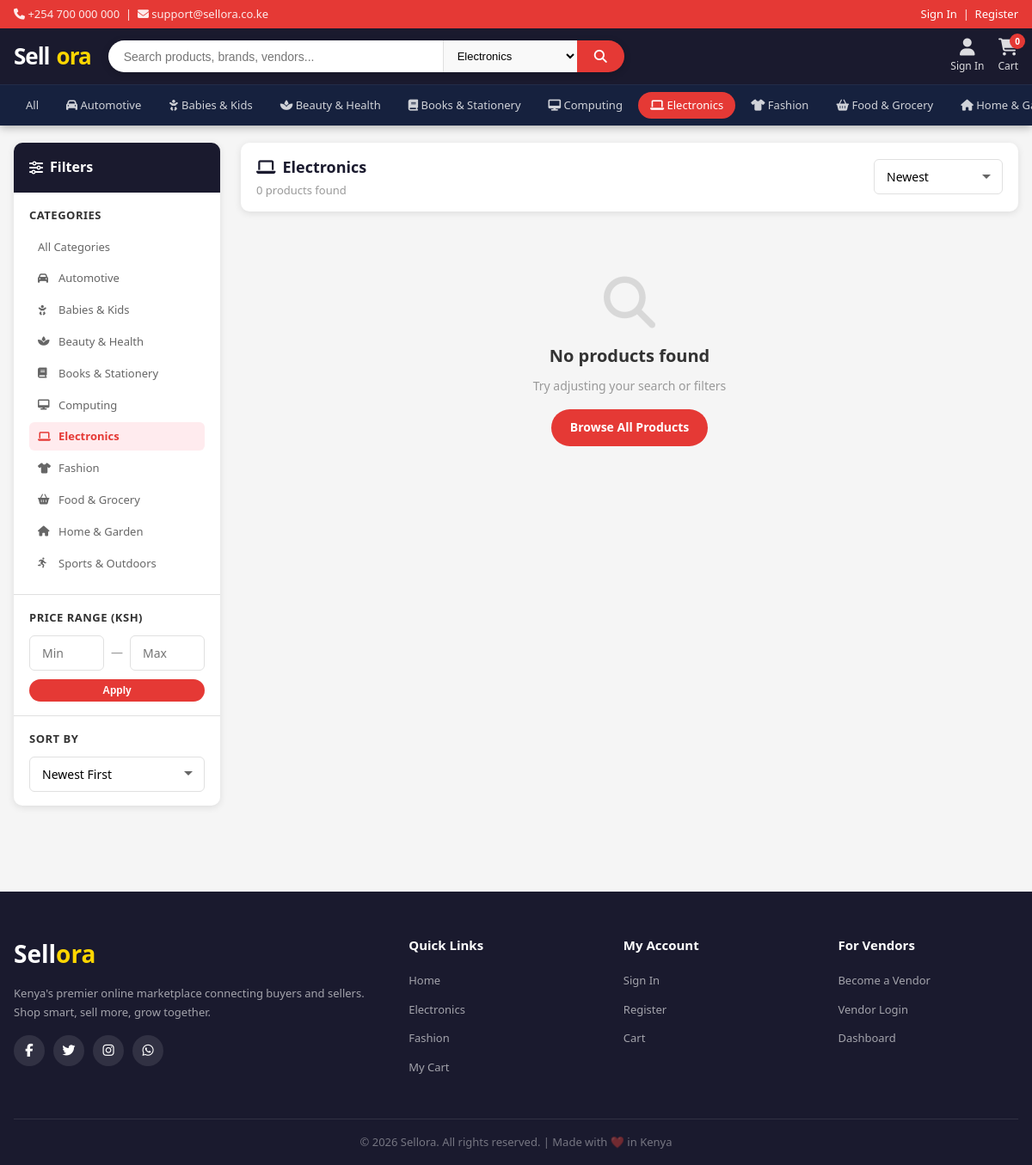
/client/home.php?category=electronics, run on an earlier commit of the app's database.
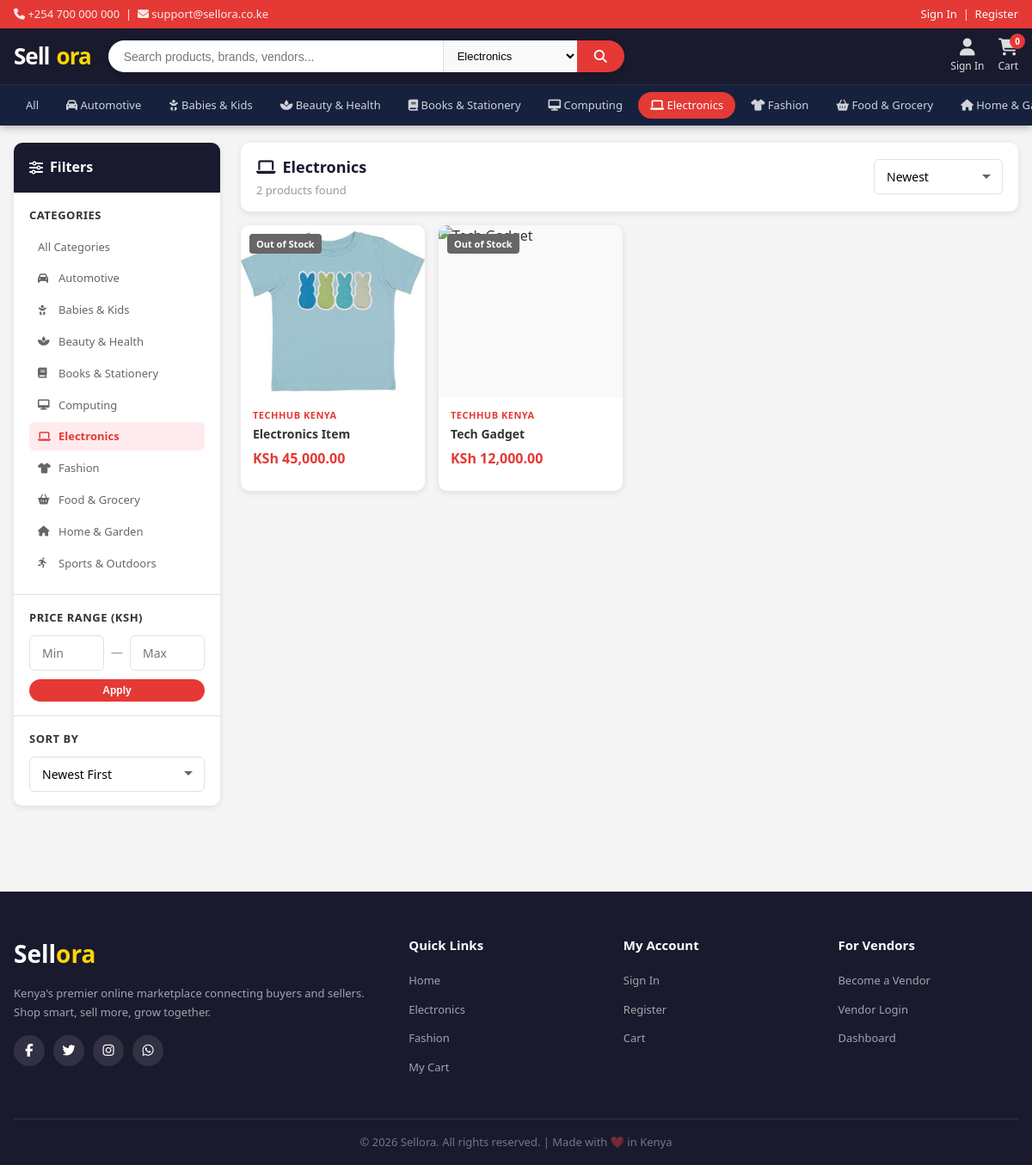
And on a later commit of the database.
### tables this page shows
CREATE TABLE categories (
    id INT AUTO_INCREMENT PRIMARY KEY,
    name VARCHAR(100) NOT NULL,
    slug VARCHAR(100) NOT NULL UNIQUE,
    icon VARCHAR(100),
    image VARCHAR(255),
    description TEXT,
    is_active TINYINT(1) DEFAULT 1,
    created_at TIMESTAMP DEFAULT CURRENT_TIMESTAMP
);

CREATE TABLE products (
    id INT AUTO_INCREMENT PRIMARY KEY,
    vendor_id INT NOT NULL,
    category_id INT NOT NULL,
    name VARCHAR(255) NOT NULL,
    slug VARCHAR(255) NOT NULL,
    description TEXT,
    price DECIMAL(10, 2) NOT NULL,
    discount_price DECIMAL(10, 2) DEFAULT NULL,
    stock INT DEFAULT 0,
    main_image VARCHAR(255) NOT NULL,
    images TEXT COMMENT 'JSON array of additional images',
    brand VARCHAR(100),
    sku VARCHAR(100),
    is_active TINYINT(1) DEFAULT 1,
    is_featured TINYINT(1) DEFAULT 0,
    views INT DEFAULT 0,
    created_at TIMESTAMP DEFAULT CURRENT_TIMESTAMP,
    updated_at TIMESTAMP DEFAULT CURRENT_TIMESTAMP ON UPDATE CURRENT_TIMESTAMP,
    FOREIGN KEY (vendor_id) REFERENCES vendors(id) ON DELETE CASCADE,
    FOREIGN KEY (category_id) REFERENCES categories(id) ON DELETE CASCADE
);

CREATE TABLE IF NOT EXISTS vendors (
    id INT AUTO_INCREMENT PRIMARY KEY,
    company_name VARCHAR(200) NOT NULL,
    email VARCHAR(150) NOT NULL UNIQUE,
    password VARCHAR(255) NOT NULL,
    phone VARCHAR(20),
    description TEXT,
    logo VARCHAR(255) DEFAULT 'default_vendor.png',
    address TEXT,
    is_active TINYINT(1) DEFAULT 1,
    is_verified TINYINT(1) DEFAULT 0,
    created_at TIMESTAMP DEFAULT CURRENT_TIMESTAMP,
    updated_at TIMESTAMP DEFAULT CURRENT_TIMESTAMP ON UPDATE CURRENT_TIMESTAMP
);

### config/config.php (called while the page is built, shortened)
<?php
function formatPrice($price) {
    return 'KSh ' . number_format($price, 2);
}
function sanitize($input) {
    return htmlspecialchars(strip_tags(trim($input)));
}
function isLoggedIn() {
    return isset($_SESSION['user_id']);
}
function getCartCount($conn) {
    if (isLoggedIn()) {
        $user_id = $_SESSION['user_id'];
        $stmt = $conn->prepare("SELECT SUM(quantity) as total FROM cart WHERE user_id = ?");
        $stmt->bind_param("i", $user_id);
    } else {
        $session_id = session_id();
        $stmt = $conn->prepare("SELECT SUM(quantity) as total FROM cart WHERE session_id = ?");
        $stmt->bind_param("s", $session_id);
    }
    $stmt->execute();
    $result = $stmt->get_result()->fetch_assoc();
    return $result['total'] ?? 0;
}
function getCategories($conn) {
    $result = $conn->query("SELECT * FROM categories WHERE is_active = 1 ORDER BY name ASC");
    return $result->fetch_all(MYSQLI_ASSOC);
}
?>

### client/home.php (the view, shortened to what this page needs)
<?php
require_once __DIR__ . '/../config/config.php';
$conn = getDBConnection();
$category = sanitize($_GET['category'] ?? '');
$search_query = sanitize($_GET['q'] ?? '');
$sort = sanitize($_GET['sort'] ?? 'newest');
$min_price = (float)($_GET['min_price'] ?? 0);
$max_price = (float)($_GET['max_price'] ?? 0);
$page = max(1, (int)($_GET['page'] ?? 1));
$per_page = 20;
$offset = ($page - 1) * $per_page;
$where = "WHERE p.is_active = 1";
$params = [];
$types = "";
if (!empty($category)) {
    $where .= " AND c.slug = ?";
    $params[] = $category;
    $types .= "s";
}
$order = match($sort) {
    'price_asc' => 'p.price ASC',
    'price_desc' => 'p.price DESC',
    'popular' => 'p.views DESC',
    default => 'p.created_at DESC'
};
$count_sql = "SELECT COUNT(*) as total FROM products p LEFT JOIN categories c ON p.category_id = c.id LEFT JOIN vendors v ON p.vendor_id = v.id $where";
$stmt = $conn->prepare($count_sql);
if (!empty($params)) $stmt->bind_param($types, ...$params);
$stmt->execute();
$total_products = $stmt->get_result()->fetch_assoc()['total'];
$sql = "SELECT p.id, p.name, p.price, p.discount_price, p.main_image, p.stock, p.views,
               c.name as category_name, c.slug as category_slug, v.company_name
        FROM products p
        LEFT JOIN categories c ON p.category_id = c.id
        LEFT JOIN vendors v ON p.vendor_id = v.id
        $where ORDER BY $order LIMIT ? OFFSET ?";
$params[] = $per_page;
$params[] = $offset;
$types .= "ii";
$stmt = $conn->prepare($sql);
if (!empty($params)) $stmt->bind_param($types, ...$params);
$stmt->execute();
$products = $stmt->get_result()->fetch_all(MYSQLI_ASSOC);
$categories = getCategories($conn);
$active_category = null;
if (!empty($category)) {
    $stmt = $conn->prepare("SELECT * FROM categories WHERE slug = ?");
    $stmt->bind_param("s", $category);
    $stmt->execute();
    $active_category = $stmt->get_result()->fetch_assoc();
}
?>
<!DOCTYPE html>
<html lang="en">
<head>
    <link rel="stylesheet" href="css/style.css">
    <link rel="stylesheet" href="css/home.css">
    <link rel="stylesheet" href="https://cdnjs.cloudflare.com/ajax/libs/font-awesome/6.5.0/css/all.min.css">
</head>
<body>
<?php include '../includes/navbar.php'; ?>
<main class="main-content">
<div class="container">
    <div class="products-layout">
        <aside class="filter-sidebar">
            <div class="filter-card">
                <h3 class="filter-title"><i class="fas fa-sliders-h"></i> Filters</h3>
                <div class="filter-section">
                    <h4>Categories</h4>
                    <ul class="filter-list">
                        <li>
                            <a href="home.php<?= !empty($search_query) ? '?q=' . urlencode($search_query) : '' ?>" class="<?= empty($category) ? 'active' : '' ?>">
                                All Categories
                            </a>
                        </li>
                        <?php foreach ($categories as $cat): ?>
                        <li>
                            <a href="home.php?category=<?= $cat['slug'] ?><?= !empty($search_query) ? '&q=' . urlencode($search_query) : '' ?>"
                               class="<?= $category === $cat['slug'] ? 'active' : '' ?>">
                                <i class="<?= $cat['icon'] ?>"></i> <?= htmlspecialchars($cat['name']) ?>
                            </a>
                        </li>
                        <?php endforeach; ?>
                    </ul>
                </div>
                <div class="filter-section">
                    <h4>Price Range (KSh)</h4>
                    <div class="price-range">
                        <input type="number" id="minPrice" placeholder="Min" value="<?= $min_price > 0 ? $min_price : '' ?>" class="form-control">
                        <span>—</span>
                        <input type="number" id="maxPrice" placeholder="Max" value="<?= $max_price > 0 ? $max_price : '' ?>" class="form-control">
                    </div>
                    <button class="btn btn-primary btn-sm btn-block" onclick="applyPriceFilter()" style="margin-top:10px;">Apply</button>
                </div>
                <div class="filter-section">
                    <h4>Sort By</h4>
                    <select class="form-control form-select" onchange="applySortFilter(this.value)">
                        <option value="newest" <?= $sort === 'newest' ? 'selected' : '' ?>>Newest First</option>
                    </select>
                </div>
            </div>
        </aside>
        <div class="products-main">
            <div class="results-header">
                <div class="results-info">
                    <?php if (!empty($search_query)): ?>
                        <h2>Results for "<strong><?= htmlspecialchars($search_query) ?></strong>"</h2>
                    <?php elseif ($active_category): ?>
                        <h2><i class="<?= $active_category['icon'] ?>"></i> <?= htmlspecialchars($active_category['name']) ?></h2>
                    <?php else: ?>
                        <h2>All Products</h2>
                    <?php endif; ?>
                    <span><?= number_format($total_products) ?> products found</span>
                </div>
                <div class="results-sort-mobile">
                    <select class="form-control form-select" onchange="applySortFilter(this.value)">
                        <option value="newest" <?= $sort === 'newest' ? 'selected' : '' ?>>Newest</option>
                    </select>
                </div>
            </div>
            <?php if (empty($products)): ?>
                <div class="empty-state">
                    <i class="fas fa-search"></i>
                    <h3>No products found</h3>
                    <p>Try adjusting your search or filters</p>
                    <a href="home.php" class="btn btn-primary" style="margin-top:16px;">Browse All Products</a>
                </div>
            <?php else: ?>
                <div class="products-grid">
                    <?php foreach ($products as $product): ?>
                    <?php
                        $effective_price = $product['discount_price'] ?? $product['price'];
                    ?>
                    <div class="product-card" onclick="window.location='product.php?id=<?= $product['id'] ?>'">
                        <div class="product-card-img">
                           <img src="<?php echo UPLOAD_URL . $product['main_image']; ?>"
                                alt="<?php echo htmlspecialchars($product['name']); ?>"
                                class="product-img">
                            <?php if ($product['stock'] <= 0): ?>
                                <span class="product-badge" style="background:#666;">Out of Stock</span>
                            <?php endif; ?>
                        </div>
                        <div class="product-card-body">
                            <div class="product-vendor"><?= htmlspecialchars($product['company_name']) ?></div>
                            <div class="product-name"><?= htmlspecialchars($product['name']) ?></div>
                            <div class="product-price">
                                <span class="price-current"><?= formatPrice($effective_price) ?></span>
                            </div>
                        </div>
                    </div>
                    <?php endforeach; ?>
                </div>
            <?php endif; ?>
        </div>
    </div>
</div>
</main>
<?php include '../includes/footer.php'; ?>
</body>
</html>

### includes/navbar.php (shortened to what this page needs)
<?php
$conn = getDBConnection();
$categories = getCategories($conn);
$cart_count = getCartCount($conn);
$current_category = $_GET['category'] ?? '';
?>
<nav class="navbar">
  <div class="navbar-top">
    <div class="container">
      <span><i class="fas fa-phone"></i> +254 700 000 000 &nbsp;|&nbsp; <i class="fas fa-envelope"></i> support@sellora.co.ke</span>
      <span>
        <?php if (isLoggedIn()): ?>
          Welcome, <?= htmlspecialchars($_SESSION['user_name']) ?>! &nbsp;|&nbsp;
          <a href="../api/user_auth.php?action=logout" style="color:#fff;">Logout</a>
        <?php else: ?>
          <a href="login.php" style="color:#fff;">Sign In</a> &nbsp;|&nbsp;
          <a href="register.php" style="color:#fff;">Register</a>
        <?php endif; ?>
      </span>
    </div>
  </div>
  <div class="navbar-main">
    <div class="container">
      <a href="../index.php" class="navbar-brand">Sell<span>ora</span></a>
      <div class="navbar-search">
        <input type="text" id="searchInput" placeholder="Search products, brands, vendors..." value="<?= htmlspecialchars($_GET['q'] ?? '') ?>">
        <select id="searchCategory">
          <?php foreach ($categories as $cat): ?>
          <option value="<?= $cat['slug'] ?>" <?= $current_category === $cat['slug'] ? 'selected' : '' ?>>
            <?= htmlspecialchars($cat['name']) ?>
          </option>
          <?php endforeach; ?>
        </select>
        <button onclick="performSearch()"><i class="fas fa-search"></i></button>
      </div>
      <div class="navbar-actions">
        <?php if (isLoggedIn()): ?>
        <a href="account.php" class="nav-action-btn">
          <i class="fas fa-user"></i>
          <span>Account</span>
        </a>
        <?php else: ?>
        <a href="login.php" class="nav-action-btn">
          <i class="fas fa-user"></i>
          <span>Sign In</span>
        </a>
        <?php endif; ?>
        <a href="cart.php" class="nav-action-btn">
          <i class="fas fa-shopping-cart"></i>
          <span>Cart</span>
          <span class="cart-badge" id="cartBadge"><?= $cart_count ?></span>
        </a>
      </div>
    </div>
  </div>
  <div class="navbar-bottom">
    <div class="container">
      <a href="home.php" class="nav-cat-link <?= empty($current_category) ? 'active' : '' ?>">All</a>
      <?php foreach ($categories as $cat): ?>
      <a href="home.php?category=<?= $cat['slug'] ?>" class="nav-cat-link <?= $current_category === $cat['slug'] ? 'active' : '' ?>">
        <i class="<?= $cat['icon'] ?>"></i> <?= htmlspecialchars($cat['name']) ?>
      </a>
      <?php endforeach; ?>
    </div>
  </div>
</nav>

### includes/footer.php
<footer class="footer">
  <div class="container">
    <div class="footer-grid">
      <div>
        <div class="footer-brand">Sell<span>ora</span></div>
        <p class="footer-desc">Kenya's premier online marketplace connecting buyers and sellers. Shop smart, sell more, grow together.</p>
        <div class="footer-social">
          <a href="#"><i class="fab fa-facebook-f"></i></a>
          <a href="#"><i class="fab fa-twitter"></i></a>
          <a href="#"><i class="fab fa-instagram"></i></a>
          <a href="#"><i class="fab fa-whatsapp"></i></a>
        </div>
      </div>
      <div class="footer-col">
        <h4>Quick Links</h4>
        <ul>
          <li><a href="home.php">Home</a></li>
          <li><a href="home.php?category=electronics">Electronics</a></li>
          <li><a href="home.php?category=fashion">Fashion</a></li>
          <li><a href="cart.php">My Cart</a></li>
        </ul>
      </div>
      <div class="footer-col">
        <h4>My Account</h4>
        <ul>
          <li><a href="login.php">Sign In</a></li>
          <li><a href="register.php">Register</a></li>
          <li><a href="cart.php">Cart</a></li>
        </ul>
      </div>
      <div class="footer-col">
        <h4>For Vendors</h4>
        <ul>
          <li><a href="../vendor/register.php">Become a Vendor</a></li>
          <li><a href="../vendor/login.php">Vendor Login</a></li>
          <li><a href="../vendor/dashboard.php">Dashboard</a></li>
        </ul>
      </div>
    </div>
  </div>
  <div class="footer-bottom">
    <div class="container">
      <p>&copy; <?= date('Y') ?> Sellora. All rights reserved. | Made with ❤️ in Kenya</p>
    </div>
  </div>
</footer>

### client/css/home.css (style rules this page uses)
.main-content { padding: 20px 0 40px; }
.products-layout { display: grid; grid-template-columns: 240px 1fr; gap: 24px; align-items: start; }
.filter-sidebar { position: sticky; top: 130px; }
.filter-card { background: #fff; border-radius: var(--radius); box-shadow: var(--shadow); overflow: hidden; }
.filter-title { font-size: 16px; font-weight: 700; padding: 16px 18px; background: var(--dark); color: #fff; display: flex; align-items: center; gap: 8px; }
.filter-section { padding: 16px 18px; border-bottom: 1px solid var(--border); }
.filter-section:last-child { border-bottom: none; }
.filter-section h4 { font-size: 13px; font-weight: 700; color: var(--text); margin-bottom: 10px; text-transform: uppercase; letter-spacing: 0.5px; }
.filter-list li { margin-bottom: 4px; }
.filter-list a { display: flex; align-items: center; gap: 8px; padding: 6px 10px; border-radius: 6px; font-size: 13px; color: var(--text-light); transition: var(--transition); }
.filter-list a:hover, .filter-list a.active { background: #ffebee; color: var(--primary); font-weight: 600; }
.filter-list a i { font-size: 12px; width: 16px; }
.price-range { display: flex; align-items: center; gap: 8px; }
.price-range input { flex: 1; }
.price-range span { color: var(--text-muted); font-size: 14px; }
.results-header { display: flex; align-items: center; justify-content: space-between; margin-bottom: 16px; background: #fff; padding: 14px 18px; border-radius: var(--radius); box-shadow: var(--shadow); }
.results-info h2 { font-size: 18px; font-weight: 700; color: var(--dark); display: flex; align-items: center; gap: 8px; }
.results-info span { font-size: 13px; color: var(--text-muted); margin-top: 2px; display: block; }
.results-sort-mobile select { width: 150px; }

What changed in the data, as far as the page shows it:
added products: main_image (picture), stock "Out of Stock", vendor.company_name "TECHHUB KENYA", name "Electronics Item", formatPrice($effective_price) "KSh 45,000.00"
added products: stock "Out of Stock", vendor.company_name "TECHHUB KENYA", name "Tech Gadget", formatPrice($effective_price) "KSh 12,000.00"
Also different on the page:
$total_products: "0" → "2"
text no longer shown: "No products found Try adjusting your search or filters Browse All Products"
